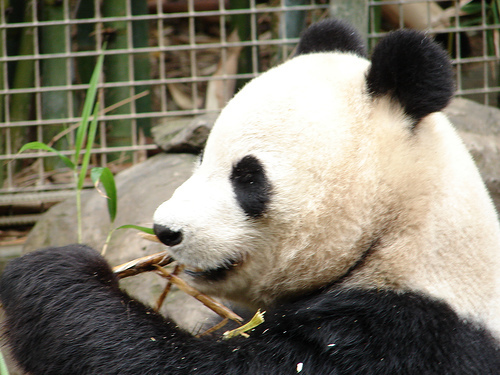
#> input picture LABACT3_LBYCPF3/panda.jpg, 500 x 375 px
$ python convolutional.py
#> lines starting #> are read from the running program, lines starting #| are printed output that depends on the picture
import cv2
import numpy as np


img = cv2.imread('panda.jpg')
#> img is the input picture: shape (375, 500, 3); mean B, G, R 107.2, 122.1, 127.3
rows, cols = img.shape[:2]
#> rows = 375; cols = 500
kernel_identity = np.array([[0,0,0], [0,1,0], [0,0,0]])
kernel_3x3 = np.ones((3,3), np.float32) / 9.0
kernel_5x5 = np.ones((5,5), np.float32) / 25.0
cv2.imshow('Original', img)
output = cv2.filter2D(img, -1, kernel_identity)
cv2.imshow('Identity filter', output)
output = cv2.filter2D(img, -1, kernel_3x3)
cv2.imshow('3x3 filter', output)
output = cv2.filter2D(img, -1, kernel_5x5)
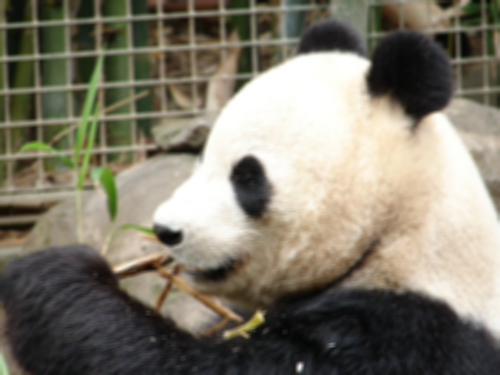
#> output: shape (375, 500, 3); mean B, G, R 107.2, 122.1, 127.3
cv2.imshow('5x5 filter', output)
cv2.waitKey()
